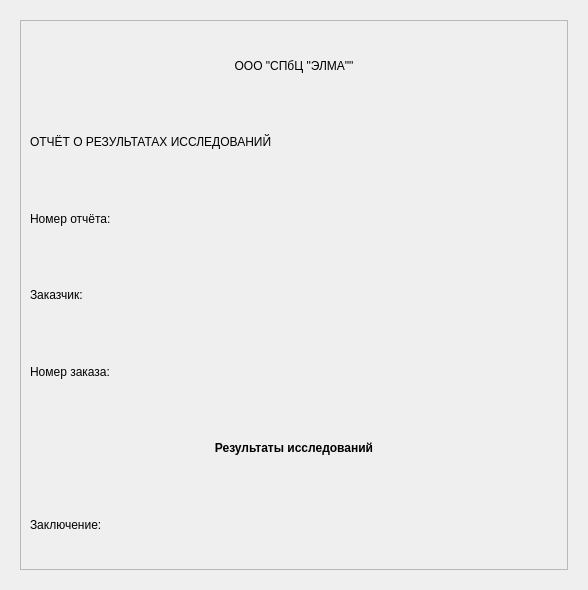
                           <widget class="QWidget" name="scrollAreaWidgetContents">
                            <property name="geometry">
                             <rect>
                              <x>0</x>
                              <y>0</y>
                              <width>588</width>
                              <height>586</height>
                             </rect>
                            </property>
                            <layout class="QVBoxLayout" name="verticalLayout_33">
                             <item>
                              <widget class="QWidget" name="widget_2" native="true">
                               <layout class="QVBoxLayout" name="verticalLayout_32">
                                <item>
                                 <widget class="QFrame" name="reportDocumentFrame">
                                  <property name="minimumSize">
                                   <size>
                                    <width>400</width>
                                    <height>550</height>
                                   </size>
                                  </property>
                                  <property name="frameShape">
                                   <enum>QFrame::StyledPanel</enum>
                                  </property>
                                  <property name="frameShadow">
                                   <enum>QFrame::Raised</enum>
                                  </property>
                                  <layout class="QVBoxLayout" name="verticalLayout_31">
                                   <item>
                                    <widget class="QLabel" name="lblDocumentOrganization">
                                     <property name="text">
                                      <string>ООО &quot;СПбЦ &quot;ЭЛМА&quot;&quot;</string>
                                     </property>
                                     <property name="alignment">
                                      <set>Qt::AlignCenter</set>
                                     </property>
                                    </widget>
                                   </item>
                                   <item>
                                    <widget class="QLabel" name="lblDocumentTitle">
                                     <property name="text">
                                      <string>ОТЧЁТ О РЕЗУЛЬТАТАХ ИССЛЕДОВАНИЙ</string>
                                     </property>
                                    </widget>
                                   </item>
                                   <item>
                                    <widget class="QLabel" name="lblDocumentNumber">
                                     <property name="text">
                                      <string>Номер отчёта:</string>
                                     </property>
                                    </widget>
                                   </item>
                                   <item>
                                    <widget class="QLabel" name="lblDocumentClient">
                                     <property name="text">
                                      <string>Заказчик:</string>
                                     </property>
                                    </widget>
                                   </item>
                                   <item>
                                    <widget class="QLabel" name="lblDocumentOrder">
                                     <property name="text">
                                      <string>Номер заказа:</string>
                                     </property>
                                    </widget>
                                   </item>
                                   <item>
                                    <widget class="QLabel" name="lblDocumentResearchTitle">
                                     <property name="font">
                                      <font>
                                       <weight>75</weight>
                                       <bold>true</bold>
                                      </font>
                                     </property>
                                     <property name="text">
                                      <string>Результаты исследований</string>
                                     </property>
                                     <property name="alignment">
                                      <set>Qt::AlignCenter</set>
                                     </property>
                                    </widget>
                                   </item>
                                   <item>
                                    <widget class="QLabel" name="lblDocumentConclusion">
                                     <property name="text">
                                      <string>Заключение: </string>
                                     </property>
                                    </widget>
                                   </item>
                                  </layout>
                                 </widget>
                                </item>
                               </layout>
                              </widget>
                             </item>
                            </layout>
                           </widget>
